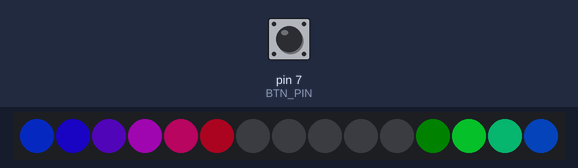
A sketch run on a simulated Arduino Uno, built with avr-gcc and run on an emulated ATmega328P. On the bench: 15 RGB LEDs in strip order, left to right. The test bench sets the inputs (shaded band); at power-on: pin 7 (BTN_PIN) LOW. Dim RGB values are drawn brighter than linear; random numbers use the default seed unless the sketch sets one.

Above: at 1.2 s.
1.3 s: pin 7 (BTN_PIN) pulled HIGH for 3.2 s
At 1.35 s:
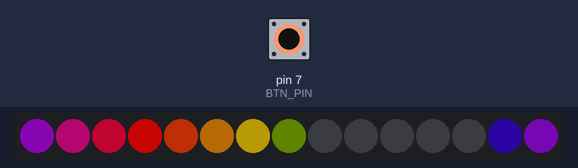
At 3.77 s:
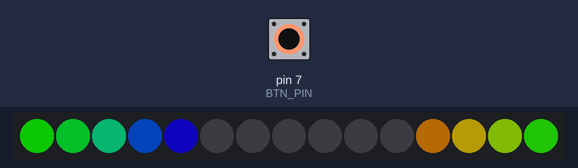
13.2 s: pin 7 (BTN_PIN) pulled HIGH for 3.2 s
At 15.27 s:
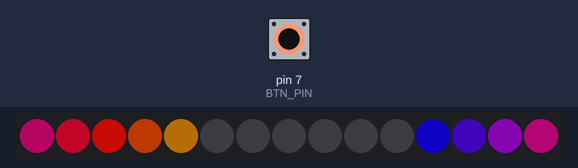

The sketch:

attiny84-pushbutton-led-rainbowstorm.ino
```cpp
#include <FastLED.h>

#define LED_NUM 15
#define LED_PIN 1
#define BTN_PIN 7

CRGB leds[LED_NUM];

const byte LED_LIT_COUNT = 10;

const byte DELAY_MS = 5;
const byte LIT_INCREMENT = 8;
const byte HUE_BASE_INCREMENT = 1;
const byte HUE_INDEX_INCREMENT = 18;
const byte BRIGHTNESS_INCREMENT = 6;

const int BTN_TIME = 10000;
int btn_value = 0;


const byte SATURATION = 213;
const byte BRIGHTNESS_TARGET = 100;


byte startIndex = 0;// current array index to start lightup

byte brightness = 0;
byte litValue = 0;

byte hueValue = 0;

bool active = false;


void setup() {

  pinMode(BTN_PIN, INPUT);

  FastLED.addLeds<WS2812B, LED_PIN, GRB>(leds, LED_NUM);

//  byte mA = LED_LIT_COUNT * 15;
//  FastLED.setMaxPowerInVoltsAndMilliamps(5, constrain(mA,40,200));

  startIndex = random(0,LED_NUM);

  FastLED.setBrightness(0);

}

void loop() {
  UpdateInput();
  active = true;
  btn_value = 1000;
  if (active) {
    UpdateBrightness();
    UpdateValue();
    UpdateHue();
    UpdateDisplay();

    if (brightness == 0 && btn_value == 0) {
      active = false;
    }
  }

  delay(DELAY_MS);
}

void UpdateInput() {

  bool btnDown = digitalRead(BTN_PIN);
  if (btnDown) {
    btn_value = BTN_TIME;
    active = true;
  }

  if (btn_value > 0) {
    btn_value -= DELAY_MS;
    if (btn_value < 0) {
      btn_value = 0;
    }
  }

}

void UpdateBrightness() {

  if (!active) { return; }

  byte _target = GetBrightnessTarget();
  if (brightness != _target) {
    if (brightness < _target) {
      brightness += BRIGHTNESS_INCREMENT;
      if (brightness > _target) {
        brightness = _target;
      }
    } else if (brightness > _target) {
      brightness -= BRIGHTNESS_INCREMENT;
      if (brightness < _target) {
        brightness = _target;
      }
    }

//    FastLED.setBrightness(brightness);
FastLED.setBrightness(BRIGHTNESS_TARGET);
  }
}

byte GetBrightnessTarget() {
  if (btn_value > 0)
    return BRIGHTNESS_TARGET;
  return 0;
}

void UpdateValue() {

  byte prevValue = litValue;

  litValue += LIT_INCREMENT;

  if (litValue < prevValue) {
    // overflowed, next LED
    startIndex++;
    if (startIndex >= LED_NUM) {
      startIndex = 0;
    }

  }

}

void UpdateHue() {

  hueValue += HUE_BASE_INCREMENT;

}

void UpdateDisplay() {
  // determine lit indices

  byte endIndex = startIndex + LED_LIT_COUNT;

  bool wrapped = false;
  if (endIndex > LED_NUM) {
    // loop back to zero via modulo
    wrapped = true;
  }

  for (byte i = 0; i < LED_NUM; i++) {

    if (IsLit(i, endIndex, wrapped)) {

      bool isFalling = i == startIndex;
      bool isRising = wrapped ?
        i == (endIndex % LED_NUM) - 1 :
        i == endIndex - 1;

      byte value = isRising ? litValue :
        isFalling ? 255 - litValue : 255;

        leds[i] = CHSV(
          hueValue + (HUE_INDEX_INCREMENT * i),
          SATURATION,
          value);

    } else {

      leds[i] = CRGB::Black;

    }

  }

  FastLED.show();

}


bool IsLit(byte i, byte endIndex, bool wrapped) {
  if (i >= startIndex && i < endIndex) {
    return true;
  }
  if (wrapped) {
    return i < endIndex % LED_NUM;
  }
  return false;
}
```
